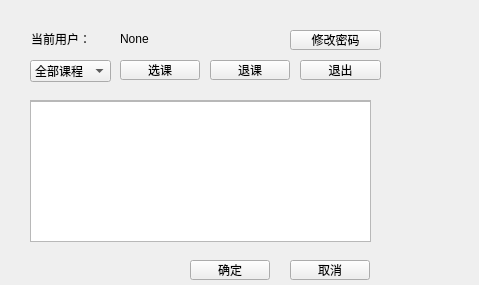
<?xml version="1.0" encoding="UTF-8"?>
<ui version="4.0">
 <class>studentSystem</class>
 <widget class="QWidget" name="studentSystem">
  <property name="geometry">
   <rect>
    <x>0</x>
    <y>0</y>
    <width>479</width>
    <height>285</height>
   </rect>
  </property>
  <property name="windowTitle">
   <string>Form</string>
  </property>
  <widget class="QPushButton" name="pushButton_1">
   <property name="geometry">
    <rect>
     <x>290</x>
     <y>30</y>
     <width>91</width>
     <height>20</height>
    </rect>
   </property>
   <property name="text">
    <string>修改密码</string>
   </property>
  </widget>
  <widget class="QPushButton" name="okButton">
   <property name="geometry">
    <rect>
     <x>190</x>
     <y>260</y>
     <width>80</width>
     <height>20</height>
    </rect>
   </property>
   <property name="text">
    <string>确定</string>
   </property>
  </widget>
  <widget class="QPushButton" name="cancelButton">
   <property name="geometry">
    <rect>
     <x>290</x>
     <y>260</y>
     <width>80</width>
     <height>20</height>
    </rect>
   </property>
   <property name="text">
    <string>取消</string>
   </property>
  </widget>
  <widget class="QListWidget" name="listWidget">
   <property name="geometry">
    <rect>
     <x>30</x>
     <y>100</y>
     <width>341</width>
     <height>141</height>
    </rect>
   </property>
   <property name="selectionMode">
    <enum>QAbstractItemView::MultiSelection</enum>
   </property>
  </widget>
  <widget class="QWidget" name="layoutWidget">
   <property name="geometry">
    <rect>
     <x>31</x>
     <y>31</y>
     <width>171</width>
     <height>16</height>
    </rect>
   </property>
   <layout class="QHBoxLayout" name="horizontalLayout">
    <item>
     <widget class="QLabel" name="label_1">
      <property name="text">
       <string>当前用户：</string>
      </property>
     </widget>
    </item>
    <item>
     <widget class="QLabel" name="label_2">
      <property name="text">
       <string>None</string>
      </property>
     </widget>
    </item>
   </layout>
  </widget>
  <widget class="QTableWidget" name="tableWidget">
   <property name="geometry">
    <rect>
     <x>30</x>
     <y>101</y>
     <width>341</width>
     <height>141</height>
    </rect>
   </property>
  </widget>
  <widget class="QComboBox" name="comboBox">
   <property name="geometry">
    <rect>
     <x>30</x>
     <y>60</y>
     <width>81</width>
     <height>22</height>
    </rect>
   </property>
   <item>
    <property name="text">
     <string>全部课程</string>
    </property>
   </item>
   <item>
    <property name="text">
     <string>已选课程</string>
    </property>
   </item>
  </widget>
  <widget class="QPushButton" name="pushButton_3">
   <property name="geometry">
    <rect>
     <x>120</x>
     <y>60</y>
     <width>80</width>
     <height>20</height>
    </rect>
   </property>
   <property name="text">
    <string>选课</string>
   </property>
  </widget>
  <widget class="QPushButton" name="pushButton_4">
   <property name="geometry">
    <rect>
     <x>210</x>
     <y>60</y>
     <width>80</width>
     <height>20</height>
    </rect>
   </property>
   <property name="text">
    <string>退课</string>
   </property>
  </widget>
  <widget class="QPushButton" name="pushButton_2">
   <property name="geometry">
    <rect>
     <x>300</x>
     <y>60</y>
     <width>81</width>
     <height>20</height>
    </rect>
   </property>
   <property name="text">
    <string>退出</string>
   </property>
  </widget>
 </widget>
 <resources/>
 <connections/>
</ui>
